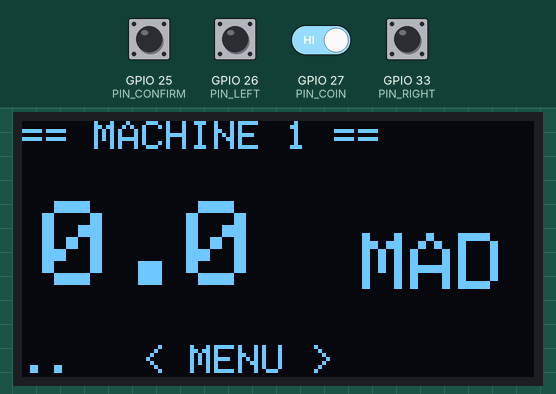
A program run on a simulated ESP32. Parts: 128×64 one-colour display. The test bench sets the inputs (shaded band); at power-on: GPIO 25 (PIN_CONFIRM), GPIO 26 (PIN_LEFT), GPIO 27 (PIN_COIN), GPIO 33 (PIN_RIGHT) HIGH. WiFi joins after 1.5 s; servers stay silent unless stated; EEPROM starts erased; no MQTT or app messages arrive unless stated; what the program prints to the serial monitor is not drawn.

Above: at 2.3 s.
2.4 s: GPIO 33 (PIN_RIGHT) pulled LOW for 0.15 s
At 3.6 s:
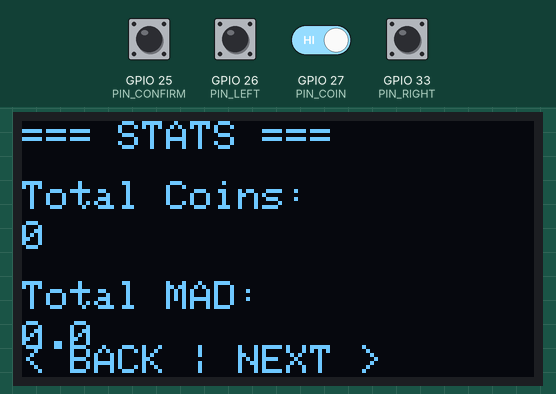
4.0 s: GPIO 25 (PIN_CONFIRM) pulled LOW for 0.15 s
At 5.2 s:
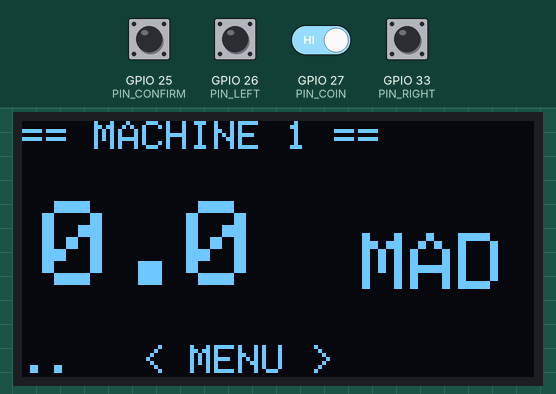
5.6 s: GPIO 27 (PIN_COIN) driven LOW
At 6.1 s:
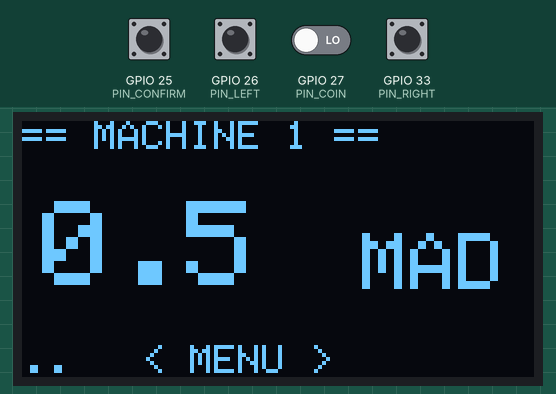
7.2 s: GPIO 33 (PIN_RIGHT) pulled LOW for 1 s
At 8.1 s:
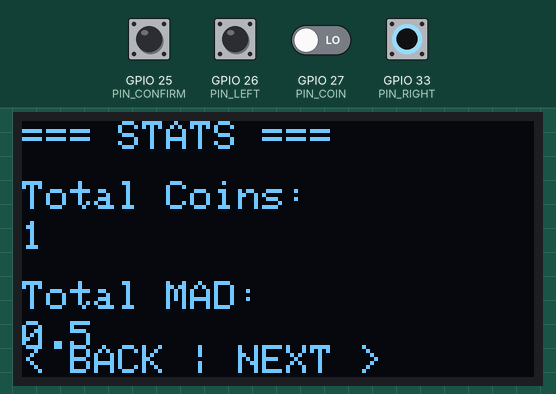
9.7 s: GPIO 26 (PIN_LEFT) pulled LOW for 0.15 s
At 12.5 s:
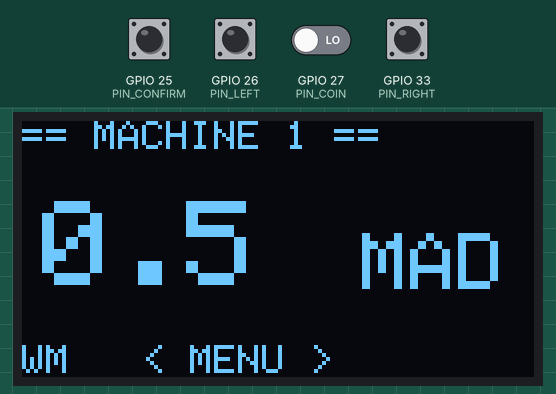
12.8 s: GPIO 25 (PIN_CONFIRM) pulled LOW for 1 s
At 13.9 s:
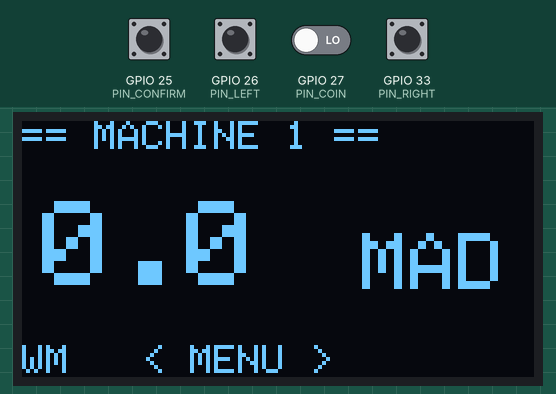
Timing chart, 0 to 15.8 s (numbered marks = the images above; inputs shaded):
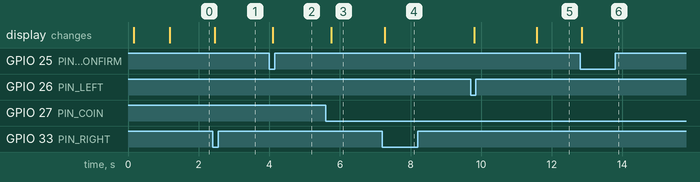

The program:

main.cpp
```cpp
#include <WiFi.h>
#include <PubSubClient.h>
#include <EEPROM.h>
#include <Wire.h>
#include <Adafruit_GFX.h>
#include <Adafruit_SSD1306.h>

// ---------- MACHINE ID ----------
#define MACHINE_ID "1"

// ---------- OLED ----------
#define SCREEN_WIDTH 128
#define SCREEN_HEIGHT 64
#define OLED_RESET -1
Adafruit_SSD1306 display(SCREEN_WIDTH, SCREEN_HEIGHT, &Wire, OLED_RESET);

// ---------- PINS ----------
#define PIN_LEFT    26
#define PIN_CONFIRM 25
#define PIN_RIGHT   33
#define PIN_COIN    27

// ---------- WIFI / MQTT ----------
const char* ssid = "MyPC";
const char* password = "00000000";
const char* mqtt_server = "192.168.1.50";

WiFiClient espClient;
PubSubClient client(espClient);

bool mqttEnabled = true;

// ---------- EEPROM ----------
#define EEPROM_ADDR 0

// ---------- MENU ----------
enum MenuScreen {
  SCREEN_MAIN = 0,
  SCREEN_STATS,
  SCREEN_SETTINGS,
  SCREEN_RESET_CONFIRM,
  SCREEN_COUNT
};

uint8_t currentScreen = SCREEN_MAIN;

// ---------- STATE ----------
volatile uint8_t pulseCount = 0;
volatile unsigned long lastPulseTime = 0;
volatile bool coinInProgress = false;

float creditMAD = 0;
uint32_t totalCoins = 0;
float totalMAD = 0;

// Timers
unsigned long lastScreenUpdate = 0;
unsigned long lastMQTTAttempt = 0;
unsigned long lastWiFiAttempt = 0;

// Simple button state
bool lastLeftState = HIGH;
bool lastRightState = HIGH;
bool lastConfirmState = HIGH;

// ----- FIXES -----
char mqttClientId[32];
bool dirty = false;
unsigned long lastSave = 0;
unsigned long lastBtnTime = 0;

// MQTT topic buffers
char topicBuffer[64];

// ---------- ISR ----------
void IRAM_ATTR coinISR() {
  static uint32_t last = 0;
  unsigned long now = millis();
  if (now - last > 5) {
    pulseCount++;
    lastPulseTime = now;
    coinInProgress = true;
    last = now;
  }
}

// ---------- COIN MAP ----------
float pulsesToMAD(uint8_t p) {
  switch (p) {
    case 1: return 0.5;
    case 2: return 1;
    case 3: return 2;
    case 4: return 5;
    case 5: return 10;
    default: return 0;
  }
}

// ---------- EEPROM ----------
void saveData() {
  EEPROM.put(EEPROM_ADDR, creditMAD);
  EEPROM.put(EEPROM_ADDR + 4, totalCoins);
  EEPROM.put(EEPROM_ADDR + 8, totalMAD);
  EEPROM.commit();
}

void loadData() {
  EEPROM.get(EEPROM_ADDR, creditMAD);
  EEPROM.get(EEPROM_ADDR + 4, totalCoins);
  EEPROM.get(EEPROM_ADDR + 8, totalMAD);

  if (isnan(creditMAD) || creditMAD < 0) creditMAD = 0;
  if (totalCoins > 1000000) totalCoins = 0;
  if (isnan(totalMAD) || totalMAD < 0) totalMAD = 0;
}

// ---------- OLED SCREENS ----------
void drawMainScreen() {
  display.clearDisplay();
  display.setTextColor(SSD1306_WHITE);

  display.setTextSize(1);
  display.setCursor(0, 0);
  display.print("== MACHINE ");
  display.print(MACHINE_ID);
  display.println(" ==");

  display.setTextSize(3);
  display.setCursor(5, 20);
  display.print(creditMAD, 1);

  display.setTextSize(2);
  display.setCursor(85, 28);
  display.print("MAD");

  display.setTextSize(1);
  display.setCursor(0, 56);
  display.print(WiFi.status() == WL_CONNECTED ? "W" : ".");
  display.print(mqttEnabled && client.connected() ? "M" : ".");

  display.setCursor(30, 56);
  display.print("< MENU >");

  display.display();
}

void drawStatsScreen() {
  display.clearDisplay();
  display.setTextColor(SSD1306_WHITE);
  display.setTextSize(1);

  display.setCursor(0, 0);
  display.println("=== STATS ===");

  display.setCursor(0, 15);
  display.print("Total Coins:");
  display.setCursor(0, 25);
  display.print(totalCoins);

  display.setCursor(0, 40);
  display.print("Total MAD:");
  display.setCursor(0, 50);
  display.print(totalMAD, 1);

  display.setCursor(0, 56);
  display.print("< BACK | NEXT >");

  display.display();
}

void drawSettingsScreen() {
  display.clearDisplay();
  display.setTextColor(SSD1306_WHITE);
  display.setTextSize(1);

  display.setCursor(0, 0);
  display.println("=== SETTINGS ===");

  display.setCursor(0, 15);
  display.println("WiFi:");
  display.setCursor(0, 25);
  display.println(WiFi.status() == WL_CONNECTED ? "Connected" : "Disconnected");

  display.setCursor(0, 40);
  display.println("MQTT:");
  display.setCursor(0, 50);
  if (!mqttEnabled) {
    display.println("Disabled");
  } else {
    display.println(client.connected() ? "Connected" : "Disconnected");
  }

  display.setCursor(0, 56);
  display.print("< BACK | RESET >");

  display.display();
}

void drawResetConfirmScreen() {
  display.clearDisplay();
  display.setTextColor(SSD1306_WHITE);
  display.setTextSize(1);

  display.setCursor(0, 0);
  display.println("=== RESET ALL ===");

  display.setTextSize(2);
  display.setCursor(10, 20);
  display.println("RESET?");

  display.setTextSize(1);
  display.setCursor(0, 45);
  display.println("This will clear");
  display.println("all data!");

  display.setCursor(0, 56);
  display.print("< NO | YES >");

  display.display();
}

void drawScreen() {
  switch (currentScreen) {
    case SCREEN_MAIN:
      drawMainScreen();
      break;
    case SCREEN_STATS:
      drawStatsScreen();
      break;
    case SCREEN_SETTINGS:
      drawSettingsScreen();
      break;
    case SCREEN_RESET_CONFIRM:
      drawResetConfirmScreen();
      break;
  }
}

// ---------- MQTT PUBLISH HELPERS ----------
void publishTopic(const char* subtopic, const char* payload) {
  snprintf(topicBuffer, sizeof(topicBuffer), "laundry/machine/%s/%s", MACHINE_ID, subtopic);
  client.publish(topicBuffer, payload);
}

void publishTopic(const char* subtopic, String payload) {
  publishTopic(subtopic, payload.c_str());
}

// ---------- WIFI (non-blocking) ----------
void serviceWiFi() {
  if (WiFi.status() == WL_CONNECTED) return;

  if (millis() - lastWiFiAttempt > 10000) {
    lastWiFiAttempt = millis();
    Serial.println("Attempting WiFi...");
    WiFi.begin(ssid, password);
  }
}

// ---------- MQTT ----------
void serviceMQTT() {
  if (!mqttEnabled) return;

  if (!client.connected() && WiFi.status() == WL_CONNECTED) {
    if (millis() - lastMQTTAttempt > 10000) {
      lastMQTTAttempt = millis();
      Serial.println("Attempting MQTT...");

      if (client.connect(mqttClientId)) {
        // Subscribe to machine-specific commands
        snprintf(topicBuffer, sizeof(topicBuffer), "laundry/machine/%s/cmd/reset", MACHINE_ID);
        client.subscribe(topicBuffer);

        snprintf(topicBuffer, sizeof(topicBuffer), "laundry/machine/%s/cmd/start", MACHINE_ID);
        client.subscribe(topicBuffer);

        Serial.println("MQTT connected!");

        // Publish online status
        publishTopic("status", "online");
        publishTopic("credit", String(creditMAD));
      } else {
        Serial.println("MQTT failed");
      }
    }
  }

  if (client.connected()) {
    client.loop();
  }
}

// ---------- MQTT CALLBACK ----------
void callback(char* topic, byte* payload, unsigned int length) {
  String message = "";
  for (unsigned int i = 0; i < length; i++) {
    message += (char)payload[i];
  }

  Serial.print("MQTT [");
  Serial.print(topic);
  Serial.print("]: ");
  Serial.println(message);

  // Check if it's a reset command
  snprintf(topicBuffer, sizeof(topicBuffer), "laundry/machine/%s/cmd/reset", MACHINE_ID);
  if (String(topic) == String(topicBuffer)) {
    creditMAD = 0;
    totalCoins = 0;
    totalMAD = 0;
    dirty = true;
    publishTopic("credit", "0");
  }

  // Check if it's a start command (from payment app)
  snprintf(topicBuffer, sizeof(topicBuffer), "laundry/machine/%s/cmd/start", MACHINE_ID);
  if (String(topic) == String(topicBuffer)) {
    // Payment confirmed, you can add visual feedback here
    Serial.println("Start command received from payment app");
  }
}

// ---------- BUTTON HANDLERS ----------
void handleLeftButton() {
  Serial.println("LEFT!");
  if (currentScreen != SCREEN_MAIN) {
    currentScreen = (currentScreen - 1 + SCREEN_COUNT) % SCREEN_COUNT;
  }
}

void handleRightButton() {
  Serial.println("RIGHT!");
  if (currentScreen == SCREEN_MAIN) {
    currentScreen = SCREEN_STATS;
  } else if (currentScreen == SCREEN_STATS) {
    currentScreen = SCREEN_SETTINGS;
  } else if (currentScreen == SCREEN_SETTINGS) {
    currentScreen = SCREEN_RESET_CONFIRM;
  } else if (currentScreen == SCREEN_RESET_CONFIRM) {
    currentScreen = SCREEN_MAIN;
  }
}

void handleConfirmButton() {
  Serial.println("CONFIRM!");
  if (currentScreen == SCREEN_MAIN) {
    if (creditMAD > 0) {
      // Publish payment request to console app
      char payload[32];
      snprintf(payload, sizeof(payload),
               "{\"machineId\":\"%s\",\"amount\":%.1f}",
               MACHINE_ID, creditMAD);

      publishTopic("payment/request", payload);

      creditMAD = 0;
      dirty = true;
      publishTopic("credit", "0");
    }
  } else if (currentScreen == SCREEN_RESET_CONFIRM) {
    creditMAD = 0;
    totalCoins = 0;
    totalMAD = 0;
    dirty = true;
    publishTopic("credit", "0");
    currentScreen = SCREEN_MAIN;
  } else {
    currentScreen = SCREEN_MAIN;
  }
}

// ---------- SETUP ----------
void setup() {
  Serial.begin(115200);
  Serial.println("\n\nCOIN COLLECTOR STARTING...");
  Serial.print("Machine ID: ");
  Serial.println(MACHINE_ID);

  snprintf(mqttClientId, sizeof(mqttClientId),
           "ESP32_COIN_%s", MACHINE_ID);

  pinMode(PIN_LEFT, INPUT_PULLUP);
  pinMode(PIN_RIGHT, INPUT_PULLUP);
  pinMode(PIN_CONFIRM, INPUT_PULLUP);
  pinMode(PIN_COIN, INPUT);

  attachInterrupt(digitalPinToInterrupt(PIN_COIN), coinISR, FALLING);

  EEPROM.begin(32);
  loadData();

  Wire.begin(21, 22);
  delay(100);

  if(!display.begin(SSD1306_SWITCHCAPVCC, 0x3C)) {
    Serial.println(F("SSD1306 allocation failed"));
  } else {
    Serial.println(F("SSD1306 OK"));
  }

  display.clearDisplay();
  display.setTextColor(SSD1306_WHITE);
  display.setTextSize(1);
  display.setCursor(0, 0);
  display.print("MACHINE ");
  display.println(MACHINE_ID);
  display.println("Starting...");
  display.display();
  delay(1000);

  WiFi.mode(WIFI_STA);
  client.setServer(mqtt_server, 1883);
  client.setCallback(callback);

  Serial.println("Ready!");
}

// ---------- LOOP ----------
void loop() {

  // ----- BUTTONS FIRST -----
  bool leftNow = digitalRead(PIN_LEFT);
  bool rightNow = digitalRead(PIN_RIGHT);
  bool confirmNow = digitalRead(PIN_CONFIRM);

  if (millis() - lastBtnTime > 300) {
    if (leftNow == LOW && lastLeftState == HIGH) {
      handleLeftButton();
      lastBtnTime = millis();
    }

    if (rightNow == LOW && lastRightState == HIGH) {
      handleRightButton();
      lastBtnTime = millis();
    }

    if (confirmNow == LOW && lastConfirmState == HIGH) {
      handleConfirmButton();
      lastBtnTime = millis();
    }
  }

  lastLeftState = leftNow;
  lastRightState = rightNow;
  lastConfirmState = confirmNow;

  // ----- WiFi & MQTT -----
  serviceWiFi();
  serviceMQTT();

  // ----- Coin processing -----
  bool ready = false;
  noInterrupts();
  if (coinInProgress && millis() - lastPulseTime > 30) ready = true;
  interrupts();

  if (ready) {
    noInterrupts();
    uint8_t p = pulseCount;
    pulseCount = 0;
    coinInProgress = false;
    interrupts();

    float value = pulsesToMAD(p);
    if (value > 0) {
      creditMAD += value;
      totalCoins++;
      totalMAD += value;
      dirty = true;

      if (mqttEnabled && client.connected()) {
        publishTopic("coin/inserted", String(value));
        publishTopic("credit", String(creditMAD));
        publishTopic("stats/total", String(totalMAD));
      }
    }
  }

  // ----- Screen refresh -----
  if (millis() - lastScreenUpdate > 100) {
    drawScreen();
    lastScreenUpdate = millis();
  }

  if (dirty && millis() - lastSave > 3000) {
    saveData();
    lastSave = millis();
    dirty = false;
  }
}
```

Measured:
- after the input at 2.4 s, the display: changes after 0.05 s (image 1)
- after the input at 4.0 s, the display: changes after 0.10 s (image 2)
- after the input at 5.6 s, the display: changes after 0.15 s (image 3)
- after the input at 7.2 s, the display: changes after 0.07 s (image 4)
- after the input at 9.7 s, the display: first changes after 0.10 s (image 5 shows a later state)
- after the input at 12.8 s, the display: changes after 0.05 s (image 6)
